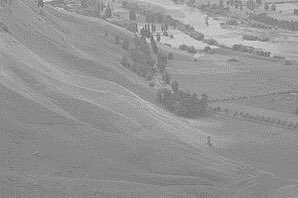
#> input picture pics/blurred2.jpg, 298 x 198 px, found by its file name
$ jupyter execute tp01.ipynb
#> lines starting #> are read from the running program, lines starting #| are printed output that depends on the picture
### belkacem dounia

## **TP 01 "Amélioration d’Image par RECADRAGE"**

---

## **1. Objectif**

L'objectif de ce TP est d'appliquer une méthode simple d’amélioration d’image. Elle consiste à convertir une image en niveaux de gris, puis à appliquer un étirement de contraste pour améliorer sa visibilité, notamment lorsqu’elle présente peu de variations d’intensité.

---

## **2. Méthodologie**

### **2.1. Étapes principales**

1. **Chargement et conversion en niveaux de gris** :
   L’image est chargée à l’aide de la bibliothèque `PIL`, puis convertie en niveaux de gris à l’aide de la méthode `convert("L")`. Cela permet de réduire l’image à une seule couche d’intensité et de faciliter le traitement.

2. **Calcul des valeurs extrêmes d’intensité** :
   L’image en niveaux de gris est convertie en matrice NumPy afin d’en extraire les valeurs minimale et maximale d’intensité, représentant respectivement les zones les plus sombres et les plus claires de l’image.

3. **Étirement de contraste** :
   Chaque intensité \( I \) est transformée linéairement selon la formule suivante :

   $$
   I_{\text{étiré}} = \frac{255}{I_{\text{max}} - I_{\text{min}}} \cdot (I - I_{\text{min}})
   $$

   Cette opération permet d’étendre les valeurs de l’image sur toute la plage dynamique \([0, 255]\), améliorant ainsi significativement le contraste.

---

## **3. Résultats**

### **3.1. Image originale**

- **Valeurs minimales et maximales des niveaux de gris** :
  - Min : `{min_val}`
  - Max : `{max_val}`

- **Visualisation de l’image originale** :
  L’image originale présente un faible contraste, avec des niveaux de gris concentrés dans une plage étroite.

### **3.2. Image après étirement de contraste**

- **Visualisation de l’image améliorée** :
  L’image améliorée montre un contraste significativement meilleur, avec des détails plus visibles.

---

## **4. Conclusion**

L’étirement de contraste est une méthode simple mais efficace pour améliorer la visibilité des images présentant un faible contraste. Cependant, cette méthode peut être limitée dans les cas où l’image contient des artefacts ou des zones saturées.

[cell 1]
import numpy as np
from PIL import Image
import matplotlib.pyplot as plt

def image_to_grayscale(image_path):
    image = Image.open(image_path)
#> image is the input picture: PIL image 298x198 RGB; min 95, max 227, mean 147.6
    gray_image = image.convert("L")
    return gray_image

def calculate_min_max(gray_image):
    gray_matrix = np.array(gray_image)
    min_val = np.min(gray_matrix)
#> min_val = 95
    max_val = np.max(gray_matrix)
#> max_val = 227
    return min_val, max_val

def enhance_image(gray_image, min_val, max_val):
    width, height = gray_image.size
    enhanced_image = Image.new('L', (width, height))

    for x in range(width):
        for y in range(height):
            gray = gray_image.getpixel((x, y))
            enhanced_gray = int(255 / (max_val - min_val) * (gray - min_val))
            enhanced_image.putpixel((x, y), enhanced_gray)

    return enhanced_image

def display_image(image, title):
    plt.imshow(image, cmap='gray')
    plt.title(title)
    plt.axis('off')
    plt.show()

def save_image(image, output_path):
    image.save(output_path)

image_path = r'C:\Users\DELL\Desktop\tp_tim\pics\blurred2.jpg'
output_path = 'output_image.jpg'

gray_image = image_to_grayscale(image_path)
min_val, max_val = calculate_min_max(gray_image)
#> min_val = 95; max_val = 227
enhanced_image = enhance_image(gray_image, min_val, max_val)
#> in enhance_image, `enhanced_image = Image.new('L', (width, height))`: enhanced_image: PIL image 298x198 L; every value is 0
#> after the loop in enhance_image, `for x in range(width):`:
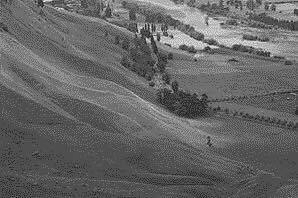
#> enhanced_image: PIL image 298x198 L; min 0, max 255, mean 101.2

print("Min:", min_val, "Max:", max_val)
#| Min: 95 Max: 227
display_image(gray_image, "Input Image")
display_image(enhanced_image, "Enhanced Image")
save_image(enhanced_image, output_path)
